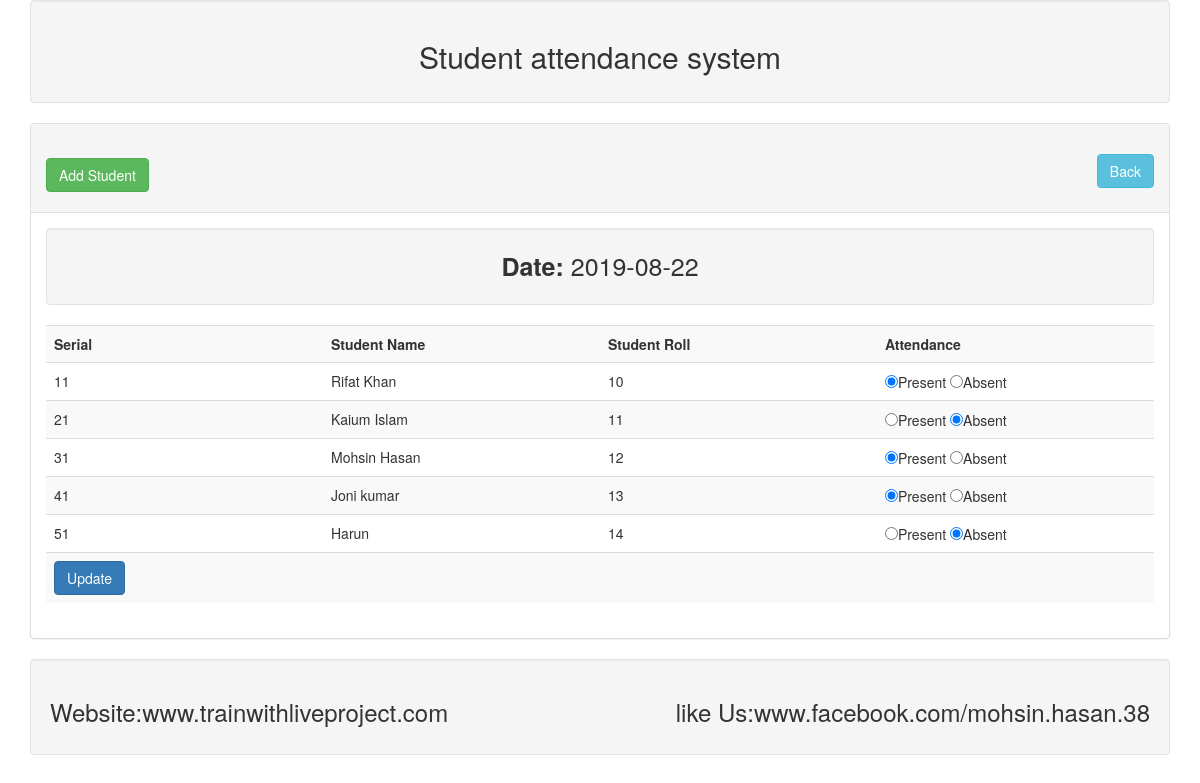
The app's page /student_view.php?dt=2019-08-22 with its own data.
### tables this page shows
CREATE TABLE `tbl_student` (
  `id` int(11) NOT NULL,
  `name` varchar(255) NOT NULL,
  `roll` int(11) NOT NULL
);

CREATE TABLE `tbl_attendance` (
  `id` int(11) NOT NULL,
  `roll` int(11) NOT NULL,
  `attend` varchar(30) NOT NULL,
  `attend_time` date NOT NULL
);

### library/Database.php (called while the page is built, shortened)
<?php
Class Database{
 public $host   = DB_HOST;
 public $user   = DB_USER;
 public $pass   = DB_PASS;
 public $dbname = DB_NAME;
 public $link;
private function connectDB(){
 $this->link = new mysqli($this->host, $this->user, $this->pass,
  $this->dbname);
 }
public function select($query){
  $result = $this->link->query($query) or
   die($this->link->error.__LINE__);
  if($result->num_rows > 0){
    return $result;
  } else {
    return false;
  }
 }
}
 ?>

### library/Student.php (called while the page is built, shortened)
<?php
$filepath=realpath(dirname(__FILE__));
include_once ($filepath.'/Database.php');
 ?>
<?php
class Student{
private $db;
  public  function __construct(){
    $this->db = new Database();
  }
            public function getAllData($dt){
              $query = "SELECT tbl_student.name, tbl_attendance.* FROM
                 tbl_student
                INNER JOIN tbl_attendance
                ON tbl_student.roll = tbl_attendance.roll
                WHERE attend_time ='$dt'";
              $result = $this->db->select($query);
              return $result;
            }
}
 ?>

### student_view.php (the view, shortened to what this page needs)
<?php
include 'include\header.php';
include 'library\Student.php';
?>
<?php
$stu = new Student();
$dt = $_GET['dt'];
 ?>
   <div class="panel panel-default">
     <div class="panel-heading">
       <h2>
         <a class="btn btn-success" href="add.php">Add Student</a>
         <a class="btn btn-info pull-right" href="date_view.php">Back </a>
       </h2>
     </div>
     <div class="panel-body">
       <div class="well text-center" style="font-size:25px">
         <strong>Date:</strong> <?php  echo $dt; ?>
       </div>
       <form class="" action="" method="post">
         <table class="table table-striped">
           <tr>
             <th width="25%">Serial</th>
             <th width="25%">Student Name</th>
             <th width="25%">Student Roll</th>
             <th width="25%">Attendance</th>
           </tr>
           <?php
            $get_student = $stu->getAllData($dt);
            if ($get_student) {
              $i = 0;
              while ($value =  $get_student->fetch_assoc()) {
               $i++;
            ?>
            <tr>
              <td><?php echo $i; ?>1</td>
              <td><?php echo $value['name']; ?></td>
              <td><?php echo $value['roll']; ?></td>
              <td>
                <input type="radio" name="attend[<?php echo $value['roll']; ?>]" value="present" <?php if($value['attend'] == "present") {echo "checked";}
                 ?>>Present
                <input type="radio" name="attend[<?php echo $value['roll']; ?>]" value="absent" <?php if($value['attend'] == "absent") {echo "checked";}
                 ?>>Absent
              </td>
            </tr>
         <?php   } } ?>
         <tr>
          <td colspan="4">
            <input type="submit" class="btn btn-primary" name="submit" value="Update">
          </td>
         </tr>
         </table>
       </form>
     </div>
   </div>
<?php include 'include\footer.php'; ?>

### records on screen
tbl_student: name "Rifat Khan", tbl_attendance.roll "10"
tbl_attendance: attend "☑"
tbl_student: name "Kaium Islam", tbl_attendance.roll "11"
tbl_attendance: attend "☑"
tbl_student: name "Mohsin Hasan", tbl_attendance.roll "12"
tbl_attendance: attend "☑"
tbl_student: name "Joni kumar", tbl_attendance.roll "13"
tbl_attendance: attend "☑"
tbl_student: name "Harun", tbl_attendance.roll "14"
tbl_attendance: attend "☑"

### other values on screen
$dt "2019-08-22"
